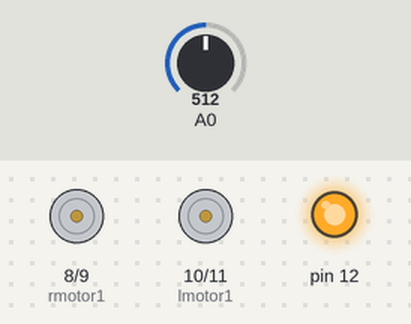
A sketch run on a simulated Arduino Uno, built with avr-gcc and run on an emulated ATmega328P. Shown: motor-driver pin pairs drawn as motors (green arrow = first pin HIGH = forward, orange = second pin HIGH = backward, longer = more drive), output pins drawn as LEDs (lit = HIGH). Inputs (shaded band) come from the test bench; at power-on: A0 = 512.

Above: at 1.2 s.
1.3 s: A0 set to 784
2.8 s: A0 set to 811
At 3.4 s:
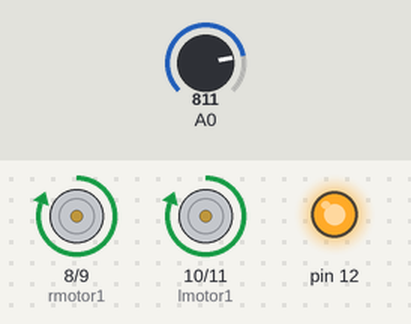
4.3 s: A0 set to 790
At 4.6 s:
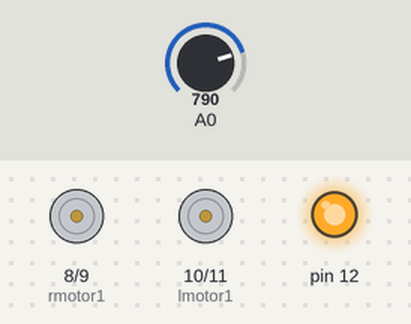
5.8 s: A0 set to 810
At 7.0 s:
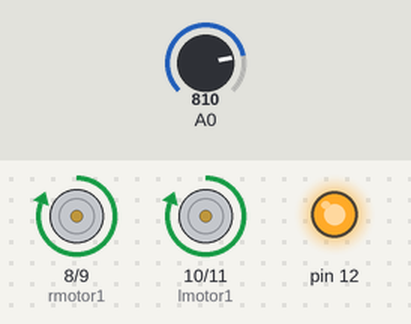
Timing chart, 0 to 8.3 s (numbered marks = the images above; inputs shaded):
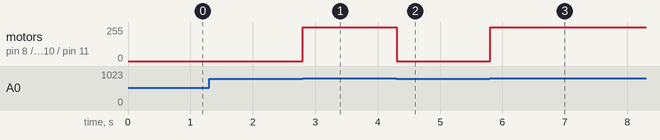

Measured:
- the behaviour switches between 800 and 801 on A0 (found by bisection; images 0 and 1)
- after the input at 1.3 s, every drawn part: stays the same
- after the input at 2.8 s, motor on pin 8 (rmotor1) / pin 9 (rmotor2), motor on pin 10 (lmotor1) / pin 11 (lmotor2): stopped → forward 255/255 at once
- after the input at 4.3 s, motor on pin 8 (rmotor1) / pin 9 (rmotor2), motor on pin 10 (lmotor1) / pin 11 (lmotor2): forward 255/255 → stopped at once
- after the input at 5.8 s, motor on pin 8 (rmotor1) / pin 9 (rmotor2), motor on pin 10 (lmotor1) / pin 11 (lmotor2): stopped → forward 255/255 at once

The sketch:

Prox_test.ino
```cpp
#define rmotor1 8
#define rmotor2 9
#define lmotor1 10
#define lmotor2 11
void setup() {
  pinMode(rmotor1,OUTPUT);
  pinMode(rmotor2,OUTPUT);
  pinMode(lmotor1,OUTPUT);
  pinMode(lmotor2,OUTPUT);
  pinMode(12,OUTPUT);
  digitalWrite(12,HIGH);
  pinMode(A0,INPUT);
}

void loop() {
  // put your main code here, to run repeatedly:
if(analogRead(A0)>800)
{
  digitalWrite(rmotor1,HIGH);
  digitalWrite(rmotor2,LOW);
  digitalWrite(lmotor1,HIGH);
  digitalWrite(lmotor2,LOW);
  delay(100);
}
else
{
  digitalWrite(rmotor1,LOW);
  digitalWrite(rmotor2,LOW);
  digitalWrite(lmotor1,LOW);
  digitalWrite(lmotor2,LOW);
  delay(100);
}
}
```
